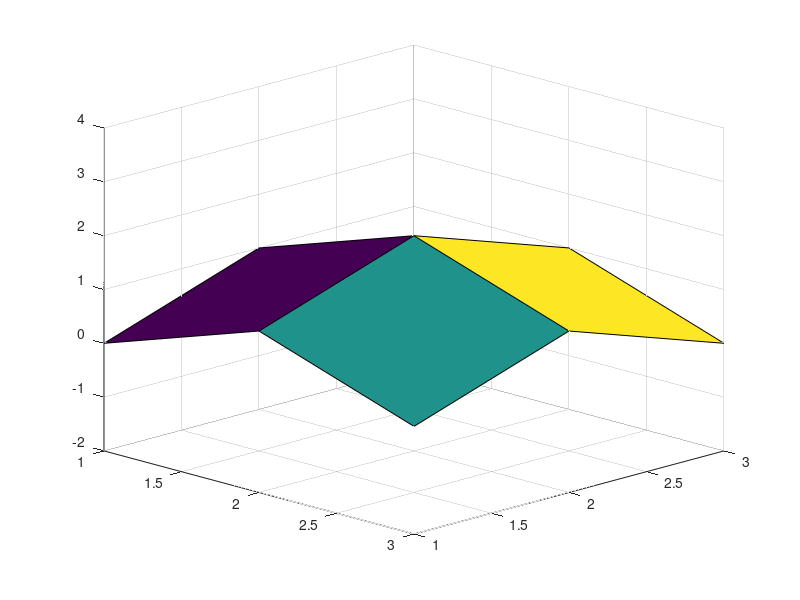

The MATLAB source for this figure: (Note: this script raises an error after producing the figure.)
f = figure(38);
ax = gca();
surface = surf([0, 1, 0; 1, 2, 1; 0, 1, 0]);
view([45, 20]);
default_z = zlim();
manual_z = zlim([-2, 4]);
z_handle = zlabel("Height");
queried_z = zlim();
targeted_z = zlim(ax);
zlim(ax, [-1, 3]);
targeted_z_after_set = zlim(ax);
current = gcf();
